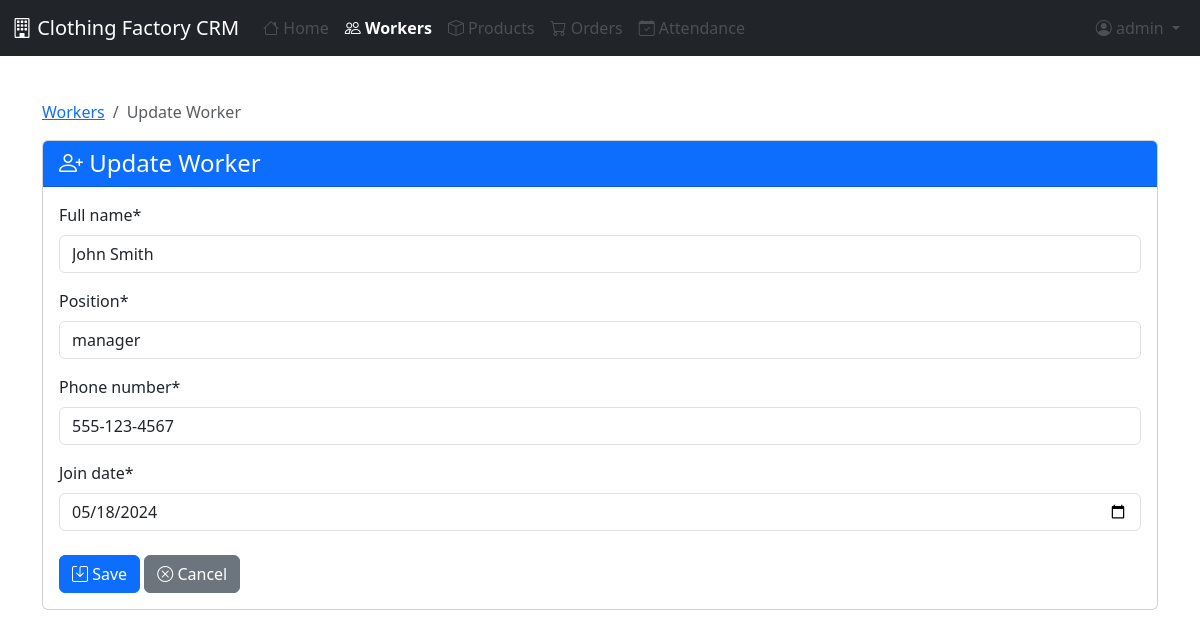
The app's page /workers/1/edit/ (signed in) with its own data.
### crm/models.py (models this page shows, shortened)
class Worker(models.Model):
    full_name = models.CharField(max_length=100)
    position = models.CharField(max_length=100)
    phone_number = models.CharField(max_length=20)
    join_date = models.DateField()

### crm/views.py (the view)
# urls.py: path('workers/<int:pk>/edit/', views.worker_update, name='worker_update'),
@login_required
def worker_update(request, pk):
    worker = get_object_or_404(Worker, pk=pk)
    if request.method == 'POST':
        form = WorkerForm(request.POST, instance=worker)
        if form.is_valid():
            form.save()
            messages.success(request, 'Worker updated successfully!')
            return redirect('worker_detail', pk=worker.pk)
    else:
        form = WorkerForm(instance=worker)
    return render(request, 'crm/worker_form.html', {'form': form, 'title': 'Update Worker'})

### crm/forms.py
class WorkerForm(forms.ModelForm):
    join_date = forms.DateField(
        widget=forms.DateInput(attrs={'type': 'date'}),
        initial=timezone.now().date()
    )
    class Meta:
        model = Worker
        fields = ['full_name', 'position', 'phone_number', 'join_date']

### templates/crm/worker_form.html (shortened to what this page needs)
{% extends 'base.html' %}
{% load crispy_forms_tags %}
{% block content %}
<div class="container py-4">
    <nav aria-label="breadcrumb">
        <ol class="breadcrumb">
            <li class="breadcrumb-item"><a href="{% url 'worker_list' %}">Workers</a></li>
            <li class="breadcrumb-item active">{{ title }}</li>
        </ol>
    </nav>
    <div class="card">
        <div class="card-header bg-primary text-white">
            <h4 class="mb-0"><i class="bi bi-person-plus"></i> {{ title }}</h4>
        </div>
        <div class="card-body">
            <form method="post">
                {{ form|crispy }}
                <div class="mt-4">
                    <button type="submit" class="btn btn-primary">
                        <i class="bi bi-save"></i> Save
                    </button>
                    <a href="{% url 'worker_list' %}" class="btn btn-secondary">
                        <i class="bi bi-x-circle"></i> Cancel
                    </a>
                </div>
            </form>
        </div>
    </div>
</div>
{% endblock %}

### templates/base.html (shortened to what this page needs)
<!DOCTYPE html>
<html lang="en">
<head>
    <link href="https://cdn.jsdelivr.net/npm/bootstrap@5.3.0-alpha1/dist/css/bootstrap.min.css" rel="stylesheet">
    <link rel="stylesheet" href="https://cdn.jsdelivr.net/npm/bootstrap-icons@1.10.3/font/bootstrap-icons.css">
</head>
<body>
    <nav class="navbar navbar-expand-lg navbar-dark bg-dark">
        <div class="container-fluid">
            <a class="navbar-brand" href="{% url 'home' %}">
                <i class="bi bi-building"></i> Clothing Factory CRM
            </a>
            <div class="collapse navbar-collapse" id="navbarNav">
                <ul class="navbar-nav me-auto">
                    <li class="nav-item">
                        <a class="nav-link {% if request.path == '/' %}active{% endif %}" href="{% url 'home' %}">
                            <i class="bi bi-house"></i> Home
                        </a>
                    </li>
                    <li class="nav-item">
                        <a class="nav-link {% if '/workers/' in request.path %}active{% endif %}" href="{% url 'worker_list' %}">
                            <i class="bi bi-people"></i> Workers
                        </a>
                    </li>
                    <li class="nav-item">
                        <a class="nav-link {% if '/products/' in request.path %}active{% endif %}" href="{% url 'product_list' %}">
                            <i class="bi bi-box"></i> Products
                        </a>
                    </li>
                    <li class="nav-item">
                        <a class="nav-link {% if '/orders/' in request.path %}active{% endif %}" href="{% url 'order_list' %}">
                            <i class="bi bi-cart"></i> Orders
                        </a>
                    </li>
                    <li class="nav-item">
                        <a class="nav-link {% if '/attendance/' in request.path %}active{% endif %}" href="{% url 'attendance_list' %}">
                            <i class="bi bi-calendar-check"></i> Attendance
                        </a>
                    </li>
                </ul>
                <ul class="navbar-nav">
                    {% if user.is_authenticated %}
                    <li class="nav-item dropdown">
                        <a class="nav-link dropdown-toggle" href="#" id="navbarDropdown" role="button" data-bs-toggle="dropdown">
                            <i class="bi bi-person-circle"></i> {{ user.username }}
                        </a>
                    </li>
                    {% else %}
                    <li class="nav-item">
                        <a class="nav-link" href="{% url 'login' %}"><i class="bi bi-box-arrow-in-right"></i> Login</a>
                    </li>
                    {% endif %}
                </ul>
            </div>
        </div>
    </nav>
    <div class="container-fluid">
        <div class="row">
            <main class="col-md-12 ms-sm-auto px-md-4 content">
                {% block content %}{% endblock %}
            </main>
        </div>
    </div>
</body>
</html>

### templates/base.html (style rules this page uses)
.content { padding: 20px; }
.nav-link { color: #495057; }
.nav-link.active { color: #0d6efd; font-weight: bold; }

### records on screen
Worker: full_name "John Smith", position "manager", phone_number "555-123-4567", join_date "05/18/2024"

### other values on screen
{{ user.username }} "admin"
{{ title }} "Update Worker"
